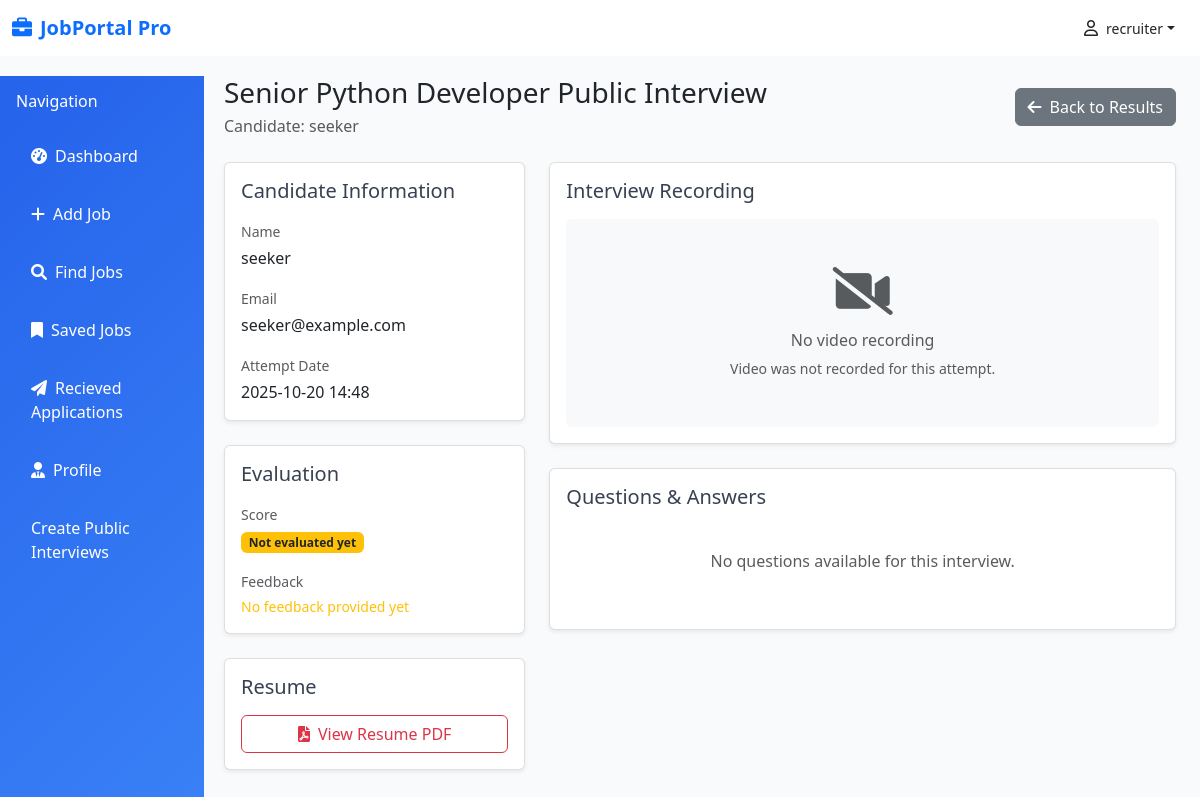
The page /public-interview-attempt-detail/1 (signed in) on the database its author committed.
### database/models.py (models this page shows)
class User(Base):
    __tablename__ = "users"
    id = Column(Integer(), primary_key=True)
    name = Column(String(256), nullable=False)
    email = Column(String(256), nullable=False)
    password = Column(String(256), nullable=False)
    is_recruiter = Column(Boolean, default=False)

class PublicInterview(Base):
    __tablename__ = "public_interviews"
    id = Column(Integer, primary_key=True, index=True)
    status = Column(Boolean, default=True)
    created_by = Column(Integer, ForeignKey("users.id"))
    title = Column(String(255), nullable=False)
    role = Column(String(256), nullable=True)
    skills = Column(JSON, nullable=True)
    description = Column(Text)
    category = Column(String(100))
    created_at = Column(DateTime, default=datetime.utcnow)
    updated_at = Column(DateTime, default=datetime.utcnow, onupdate=datetime.utcnow)
    creator = relationship("User", backref="public_interviews")
    attempts = relationship("PublicInterviewAttempt", backref="interview", lazy="select", cascade="all, delete-orphan")

class PublicInterviewAttempt(Base):
    __tablename__ = "public_interview_attempts"
    id = Column(Integer, primary_key=True, index=True)
    interview_id = Column(Integer, ForeignKey("public_interviews.id"), nullable=False)
    user_id = Column(Integer, ForeignKey("users.id"), nullable=False)
    transcript = Column(JSON, default=[])
    resume = Column(String(256), nullable=False)
    score = Column(Float, nullable=True)
    feedback = Column(Text, nullable=True)
    attempted_at = Column(DateTime, default=datetime.utcnow, nullable=True)
    video = Column(String(256), nullable=True)
    user = relationship("User", backref="public_interview_attempts")

### apps/PublicInterview/public_interview.py (the view)
@public_interview_router.get("/public-interview-attempt-detail/{attempt_id}")
async def public_interview_attempt_detail(
    request: Request,
    attempt_id: int,
    db: Session = Depends(get_db),
    current_user = Depends(get_current_user)
):
    if not current_user.is_recruiter:
        raise HTTPException(status_code=403, detail="Access denied")
    attempt = (
        db.query(PublicInterviewAttempt)
        .join(PublicInterview, PublicInterviewAttempt.interview_id == PublicInterview.id)
        .join(User, PublicInterviewAttempt.user_id == User.id)
        .filter(
            PublicInterviewAttempt.id == attempt_id,
            PublicInterview.created_by == current_user.id
        )
        .first()
    )
    if not attempt:
        raise HTTPException(status_code=404, detail="Attempt not found")
    return templates.TemplateResponse(
        "public_interview_attempt_detail.html",
        {
            "request": request,
            "current_user": current_user,
            "attempt": attempt,
            "interview": attempt.interview,
            "user": attempt.user
        }
    )

### templates/public_interview_attempt_detail.html (shortened to what this page needs)
{% extends 'base.html' %}
{% block content %}
<div class="col-md-9 col-lg-10">
    <div class="container-fluid">
        <div class="row">
            <div class="col-12">
                <div class="d-flex justify-content-between align-items-center mb-4">
                    <div>
                        <h1 class="h3 mb-1">{{ interview.title }}</h1>
                        <p class="text-muted mb-0">Candidate: {{ user.name }}</p>
                    </div>
                    <a href="/public-interview-results/{{ interview.id }}" class="btn btn-secondary">
                        <i class="fas fa-arrow-left me-2"></i>Back to Results
                    </a>
                </div>
                <div class="row">
                    <div class="col-lg-4 mb-4">
                        <div class="card mb-4">
                            <div class="card-body">
                                <h5 class="card-title mb-3">Candidate Information</h5>
                                <div class="mb-3">
                                    <label class="form-label text-muted small mb-1">Name</label>
                                    <p class="mb-2">{{ user.name }}</p>
                                </div>
                                <div class="mb-3">
                                    <label class="form-label text-muted small mb-1">Email</label>
                                    <p class="mb-2">{{ user.email }}</p>
                                </div>
                                <div>
                                    <label class="form-label text-muted small mb-1">Attempt Date</label>
                                    <p class="mb-0">{{ attempt.attempted_at.strftime('%Y-%m-%d %H:%M') }}</p>
                                </div>
                            </div>
                        </div>
                        <div class="card mb-4">
                            <div class="card-body">
                                <h5 class="card-title mb-3">Evaluation</h5>
                                <div class="mb-3">
                                    <label class="form-label text-muted small mb-1">Score</label>
                                    <div>
                                        {% if attempt.score is not none %}
                                        <span class="h4 text-primary fw-bold">{{ "%.1f"|format(attempt.score) }}%</span>
                                        {% else %}
                                        <span class="badge bg-warning text-dark">Not evaluated yet</span>
                                        {% endif %}
                                    </div>
                                </div>
                                <div>
                                    <label class="form-label text-muted small mb-1">Feedback</label>
                                    {% if attempt.feedback %}
                                    <p class="text-break">{{ attempt.feedback }}</p>
                                    {% else %}
                                    <p class="text-warning small mb-0">No feedback provided yet</p>
                                    {% endif %}
                                </div>
                            </div>
                        </div>
                        <div class="card">
                            <div class="card-body">
                                <h5 class="card-title mb-3">Resume</h5>
                                <a href="{{ attempt.resume }}" target="_blank"
                                    class="btn btn-outline-danger w-100 d-flex align-items-center justify-content-center">
                                    <i class="fas fa-file-pdf me-2"></i>
                                    View Resume PDF
                                </a>
                            </div>
                        </div>
                    </div>
                    <div class="col-lg-8">
                        <div class="card mb-4">
                            <div class="card-body">
                                <h5 class="card-title mb-3">Interview Recording</h5>
                                {% if attempt.video %}
                                <div class="ratio ratio-16x9 bg-dark rounded">
                                    <video controls class="rounded"
                                        poster="https://via.placeholder.com/800x450?text=Interview+Video">
                                        <source src="{{ attempt.video }}" type="video/mp4">
                                        Your browser does not support the video tag.
                                    </video>
                                </div>
                                {% else %}
                                <div class="text-center py-5 bg-light rounded">
                                    <i class="fas fa-video-slash fa-3x text-muted mb-3"></i>
                                    <h6 class="text-muted">No video recording</h6>
                                    <p class="text-muted small mb-0">Video was not recorded for this attempt.</p>
                                </div>
                                {% endif %}
                            </div>
                        </div>
                        <div class="card">
                            <div class="card-body">
                                <h5 class="card-title mb-3">Questions & Answers</h5>
                                <div class="questions-container">
                                    {% if interview.questions %}
                                    {% for question in interview.questions %}
                                    <div class="border-start border-primary border-3 ps-3 py-2 mb-4">
                                        <h6 class="fw-medium mb-2">Question {{ loop.index }}</h6>
                                        <p class="text-muted mb-3">{{ question }}</p>
                                        {% if attempt.answers and attempt.answers[loop.index0] %}
                                        <div
                                            class="bg-success bg-opacity-10 border border-success border-opacity-25 rounded p-3">
                                            <label class="form-label text-success small fw-medium mb-1">Candidate's
                                                Answer:</label>
                                            <p class="text-success mb-0">{{ attempt.answers[loop.index0] }}</p>
                                        </div>
                                        {% else %}
                                        <div
                                            class="bg-warning bg-opacity-10 border border-warning border-opacity-25 rounded p-3">
                                            <p class="text-warning mb-0">No answer provided for this question.</p>
                                        </div>
                                        {% endif %}
                                    </div>
                                    {% endfor %}
                                    {% else %}
                                    <div class="text-center py-4">
                                        <p class="text-muted">No questions available for this interview.</p>
                                    </div>
                                    {% endif %}
                                </div>
                            </div>
                        </div>
                    </div>
                </div>
            </div>
        </div>
    </div>
</div>
{% endblock %}

### templates/base.html (shortened to what this page needs)
<!DOCTYPE html>
<html lang="en">
<head>
    <link href="https://cdn.jsdelivr.net/npm/bootstrap@5.3.0/dist/css/bootstrap.min.css" rel="stylesheet">
    <link href="https://cdnjs.cloudflare.com/ajax/libs/font-awesome/6.0.0/css/all.min.css" rel="stylesheet">
    <link rel="stylesheet" href="{{ url_for('static', path='css/base.css') }}">
</head>
<body>
    <nav class="navbar navbar-expand-lg navbar-light bg-white fixed-top">
        <div class="container-fluid">
            <a class="navbar-brand fw-bold text-primary" href=" {{url_for('dashboard')}} ">
                <i class="fas fa-briefcase me-2"></i>JobPortal Pro
            </a>
            <div class="d-flex align-items-center">
                <div class="dropdown">
                    <button class="btn text-dark dropdown-toggle d-flex align-items-center" type="button"
                        id="userDropdown" data-bs-toggle="dropdown" aria-expanded="false">
                        <i class="fa-regular fa-user me-2"></i>
                        <small>{{ current_user.name }}</small>
                    </button>
                </div>
            </div>
        </div>
    </nav>
    <div class="container-fluid" style="margin-top: 76px;">
        <div class="row">
            <div class="col-md-3 col-lg-2 px-0">
                <div class="sidebar">
                    <div class="p-3">
                        <h6 class="text-white mb-3">Navigation</h6>
                        <nav class="nav flex-column">
                            <a class="nav-link {% if request.url.path == '/dashboard' %}active{% endif %}"
                                href=" {{url_for('dashboard')}} "><i
                                    class="fas fa-tachometer-alt me-2"></i>Dashboard</a>
                            {% if current_user.is_recruiter %}
                            <a class="nav-link {% if request.url.path=='/add-job' %}active{% endif %}"
                                href=" {{url_for('add_job')}} "><i class="fas fa-plus me-2"></i>Add Job</a>
                            {% endif %}
                            <a class="nav-link {% if request.url.path=='/search' %}active{% endif %}"
                                href="{{url_for('get_search')}}"><i class="fas fa-search me-2"></i>Find Jobs</a>
                            <a class="nav-link {% if request.url.path=='/saved-job' %}active{% endif %}"
                                href=" {{url_for('saved_job')}} "><i class="fas fa-bookmark me-2"></i>Saved Jobs</a>
                            {% if current_user.is_recruiter %}
                            <a class="nav-link {% if request.url.path=='/get-applicant' %}active{% endif %}"
                                href=" {{url_for('get_applicants')}} "><i class="fas fa-paper-plane me-2"></i>Recieved
                                Applications</a>
                            {% endif %}
                            <a class="nav-link {% if request.url.path=='/profile' %}active{% endif %}"
                                href="{{url_for('get_profile')}}"><i class="fas fa-user-tie me-2"></i>Profile</a>
                            {% if current_user.is_recruiter %}
                            <a class="nav-link {% if request.url.path=='/recruiter-public-interview' %}active{% endif %}"
                                href=" {{url_for('recruiter_public_interview')}} ">Create Public Interviews</a>
                            {% endif %}
                        </nav>
                    </div>
                </div>
            </div>
            {% block content %} {% endblock %}
        </div>
    </div>
</body>
</html>

### static/css/base.css (style rules this page uses)
:root { --primary-blue: #2563eb; --light-blue: #3b82f6; --dark-blue: #1e40af; --bg-blue: #eff6ff; }
body { background-color: #f8fafc; font-family: 'Segoe UI', Tahoma, Geneva, Verdana, sans-serif; }
.sidebar { background: linear-gradient(135deg, var(--primary-blue), var(--light-blue)); min-height: 100vh; position: fixed; width: 17%; }
.sidebar .nav-link { color: white; padding: 12px 15px; margin: 5px 0; border-radius: 8px; transition: all 0.3s ease; }

### templates/public_interview_attempt_detail.html (style rules this page uses)
.card { box-shadow: 0 0.125rem 0.25rem rgba(0, 0, 0, 0.075); border: 1px solid rgba(0, 0, 0, 0.125); }
.card-title { color: #374151; font-weight: 500; }
.btn-secondary { background-color: #6c757d; border-color: #6c757d; }

### rows shown on the page
User: name "recruiter"
PublicInterview: title "Senior Python Developer Public Interview"
User: name "seeker", email "seeker@example.com"
PublicInterviewAttempt: attempted_at "2025-10-20 14:48"
